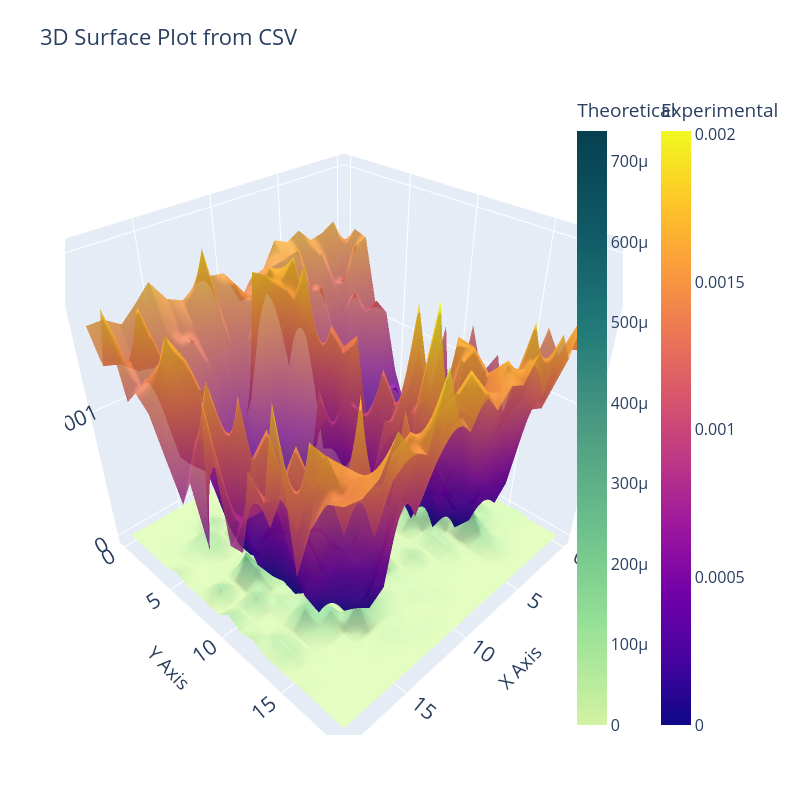

Source (notebook cell):
### Code cell
N_data=20

theta_FSS = np.linspace(0,2*pi,N_data)
beta_angle = np.linspace(0,pi,N_data)
alpha = pi/16

experiment_number = 1
model = np.array([[analytical(theta=t,beta=b, alpha=alpha) for b in beta_angle] for t in theta_FSS])

experiment_noiseless = pd.read_csv('./runs/'+'3_E91_data_20x20_mesh_1.5E+04_states_AER_SIM_14_03_2026_18_45_25'+'.csv', header=None).dropna(axis=1,how='all').values
experiment_noisy = pd.read_csv('./runs/'+'3_NOISY_20x20_mesh_1.5E+04_states_AER_SIM_19_03_2026_09_56_15'+'.csv', header=None).dropna(axis=1,how='all').values
#print (f"R2 = {r2(y_true=model,y_pred=experiment)}")
plot_surface_from_csv(np.square(model - experiment_noiseless), np.square(model - experiment_noisy))

### Figure 1 — Plotly figure (JSON) as saved in the notebook; plotly's stock layout.template omitted (floating-point values rounded to 4 significant figures; data arrays with more than 128 entries replaced by an {"elided": "..."} marker saying what was removed)
{"data": [{"colorbar": {"title": {"text": "Theoretical"}, "x": 0.9}, "colorscale": [[0, "rgb(211, 242, 163)"], [0.1667, "rgb(151, 225, 150)"], [0.3333, "rgb(108, 192, 139)"], [0.5, "rgb(76, 155, 130)"], [0.6667, "rgb(33, 122, 121)"], [0.8333, "rgb(16, 89, 101)"], [1, "rgb(7, 64, 80)"]], "name": "Model", "opacity": 0.8, "type": "surface", "z": {"elided": "20x20 float values"}}, {"colorbar": {"title": {"text": "Experimental"}, "x": 1.05}, "name": "Experimental", "opacity": 0.8, "type": "surface", "z": {"elided": "20x20 float values"}}], "layout": {"autosize": false, "font": {"size": 16}, "height": 800, "margin": {"b": 65, "l": 65, "r": 50, "t": 90}, "scene": {"xaxis": {"title": {"text": "X Axis"}}, "yaxis": {"title": {"text": "Y Axis"}}, "zaxis": {"title": {"text": "Z Axis"}}}, "title": {"text": "3D Surface Plot from CSV"}, "width": 800}}
